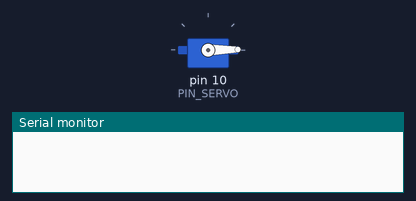
A sketch run on a simulated Arduino Uno, built with avr-gcc and run on an emulated ATmega328P. On the bench: servo, the last lines printed to the serial monitor.

Above: at 0.1 s.
At 10.03 s:
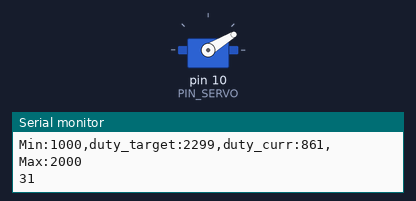
At 19.89 s:
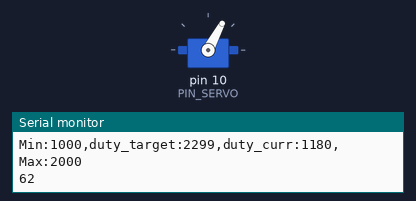
At 39.61 s:
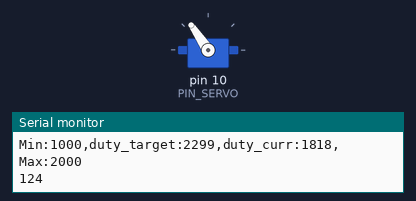
Timing chart, 0 to 40.0 s (numbered marks = the images above):
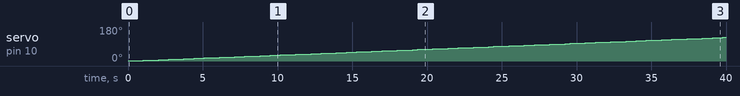

The sketch:

13_assignment_1.ino
```cpp
#include <Servo.h>

// Arduino pin assignment
#define PIN_SERVO 10

// configurable parameters
#define _DUTY_MIN 453 // servo full clockwise position (0 degree)
#define _DUTY_NEU 1476 // servo neutral position (90 degree)
#define _DUTY_MAX 2399 // servo full counterclockwise position (180 degree)

#define _POS_START (_DUTY_MIN + 100  )
#define _POS_MID (_DUTY_NEU )
#define _POS_END (_DUTY_MAX - 100 )

#define _SERVO_SPEED 3  // servo speed limit (unit: degree/second)
#define INTERVAL 340  // servo update interval

// global variables
unsigned long last_sampling_time; // unit: ms
int duty_chg_per_interval; // maximum duty difference per interval
int toggle_interval, toggle_interval_cnt;
float pause_time; // unit: sec
Servo myservo;
int duty_target, duty_curr;
int count;//counting for setting duty_target

void setup() {
// initialize GPIO pins
  myservo.attach(PIN_SERVO);
  duty_target = duty_curr = _POS_START;
  myservo.writeMicroseconds(duty_curr);

// initialize serial port
  Serial.begin(57600);

// convert angle speed into duty change per interval.
  duty_chg_per_interval = (float)(_DUTY_MAX - _DUTY_MIN) * _SERVO_SPEED / 180 * INTERVAL / 1000;


// initialize variables for servo update.
  pause_time = 1;
  toggle_interval = (180.0 / _SERVO_SPEED + pause_time) * 1000 / INTERVAL;
  toggle_interval_cnt = toggle_interval;

// initialize last sampling time
  last_sampling_time = 0;
 // initialize count about setting duty_target
  count = 0;
}

void loop() {
// wait until next sampling time.
// millis() returns the number of milliseconds since the program started. Will overflow after 50 days.
  if(millis() < last_sampling_time + INTERVAL) return;

// adjust duty_curr toward duty_target by duty_chg_per_interval
  if(duty_target > duty_curr) {
    duty_curr += duty_chg_per_interval;
    if(duty_curr > duty_target) duty_curr = duty_target;
  }
  else {
    duty_curr -= duty_chg_per_interval;
    if(duty_curr < duty_target) duty_curr = duty_target;
  }

// update servo position
  myservo.writeMicroseconds(duty_curr);

// output the read value to the serial port
  Serial.print("Min:1000,duty_target:");
  Serial.print(duty_target);
  Serial.print(",duty_curr:");
  Serial.print(duty_curr);
  Serial.println(",Max:2000");
  Serial.println(myservo.read());

// toggle duty_target between _DUTY_MIN and _DUTY_MAX.
  if(toggle_interval_cnt >= toggle_interval) {
    toggle_interval_cnt = 0;
    if (count<2){
        if(duty_target == _POS_START) {
          duty_target = _POS_END;
          count+=1;
        }
        else {
          duty_target = _POS_MID;
          //reset _SERVO_SPEED to 0.3 (unit: degree/second)
          float servo_speed = 0.3;
          duty_chg_per_interval = (float)(_DUTY_MAX - _DUTY_MIN) * servo_speed / 180 * INTERVAL / 1000;
          count+=1;
        }
      }
    else duty_target = _POS_MID;
  }
  else {
    if (count<3) toggle_interval_cnt++;
    else toggle_interval_cnt=0;//stop servo to _POS_MID
  }

// update last sampling time
  last_sampling_time += INTERVAL;
}
```

Measured:
- by itself, servo on pin 10 (PIN_SERVO): moves from 1° to 125° over 39.1 s
